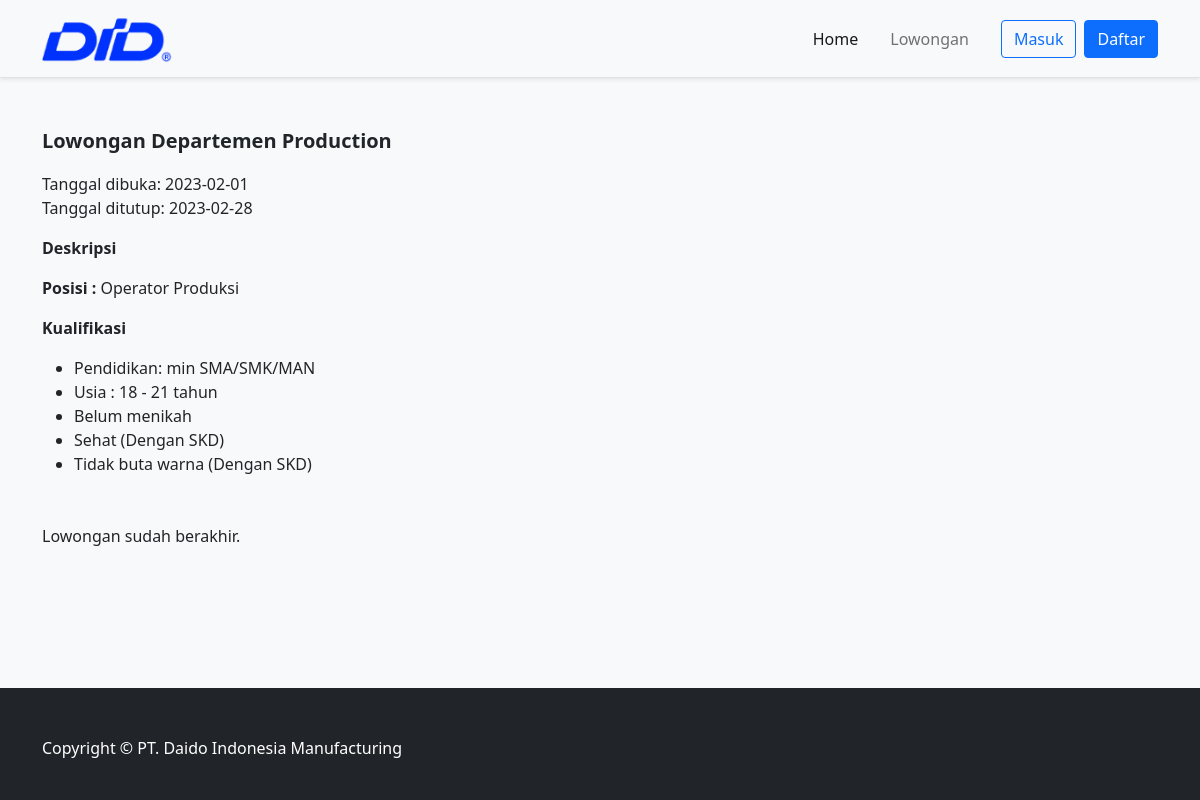
Page /index.php?halaman=detail-lowongan&id=4 on the committed database.
### tables this page shows
CREATE TABLE `lowongan` (
  `id_lowongan` int(11) NOT NULL,
  `id_departemen` int(11) NOT NULL,
  `tgl_mulai` date NOT NULL,
  `tgl_berakhir` date NOT NULL,
  `deskripsi` text NOT NULL
);

CREATE TABLE `departemen` (
  `id_departemen` int(11) NOT NULL,
  `nama_departemen` varchar(255) NOT NULL
);

### detail_lowongan.php (the view, shortened to what this page needs)
<?php
include './koneksi.php';
$query = mysqli_query($koneksi, "SELECT*FROM lowongan l JOIN departemen d ON l.id_departemen=d.id_departemen WHERE l.id_lowongan='$_GET[id]'");
$res = mysqli_fetch_assoc($query);
$tgl_berakhir = strtotime($res['tgl_berakhir']);
$sekarang = strtotime(date('Y-m-d h:i:s'));
?>
<div class="container py-5 bg-light">
    <p class="fs-5"><b>Lowongan Departemen <?= $res['nama_departemen'] ?></b></p>
    <p>
        Tanggal dibuka: <?= $res['tgl_mulai'] ?> <br>
        Tanggal ditutup: <?= $res['tgl_berakhir'] ?>
    </p>
    <p><b>Deskripsi</b></p>
    <?= $res['deskripsi'] ?>
    <?php
    if ($sekarang < $tgl_berakhir) {
        if ($check_user > 0) {
            $query = mysqli_query($koneksi, "SELECT*FROM pelamar WHERE email='$user[email]' AND id_lowongan='$_GET[id]'");
            $check = mysqli_num_rows($query);
            if ($check > 0) {
    ?>
                <p>Anda sudah mengirimkan lamaran.</p>
            <?php
            } else {
            ?>
                <a href="index.php?halaman=kirim-lamaran&id=<?= $_GET['id'] ?>" class="btn btn-primary">Kirim Lamaran</a>
            <?php
            }
        } else {
            ?>
            <a href="index.php?halaman=kirim-lamaran&id=<?= $_GET['id'] ?>" class="btn btn-primary">Kirim Lamaran</a>
        <?php
        }
    } else {
        ?>
        <p>Lowongan sudah berakhir.</p>
    <?php
    }
    ?>
</div>

### rows in the picture
lowongan: id_departemen.nama_departemen "Production", tgl_mulai "2023-02-01", tgl_berakhir "2023-02-28", deskripsi "Posisi : Operator Produksi Kualifikasi Pendidikan: min SMA/SMK/MAN Usia : 18 - 21 tahun Belum menikah Sehat (Dengan SKD) Tidak buta warna (Dengan SKD)"
